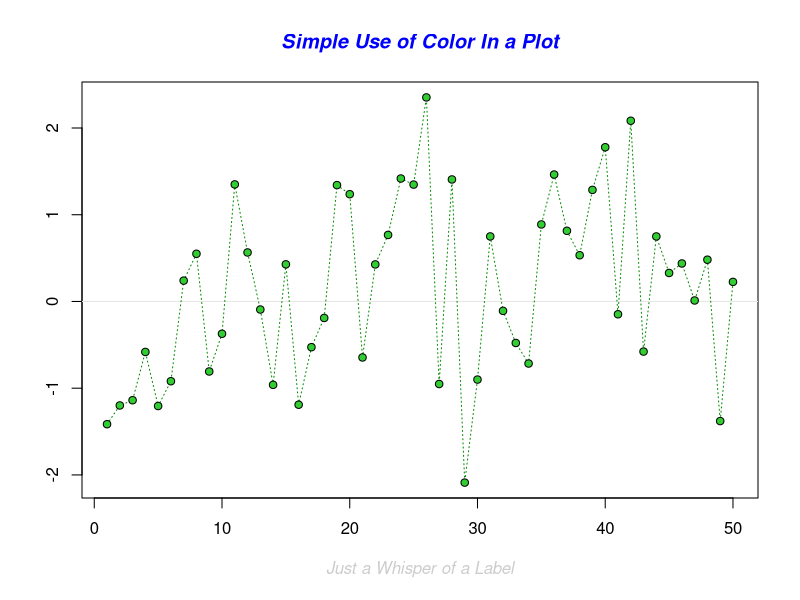
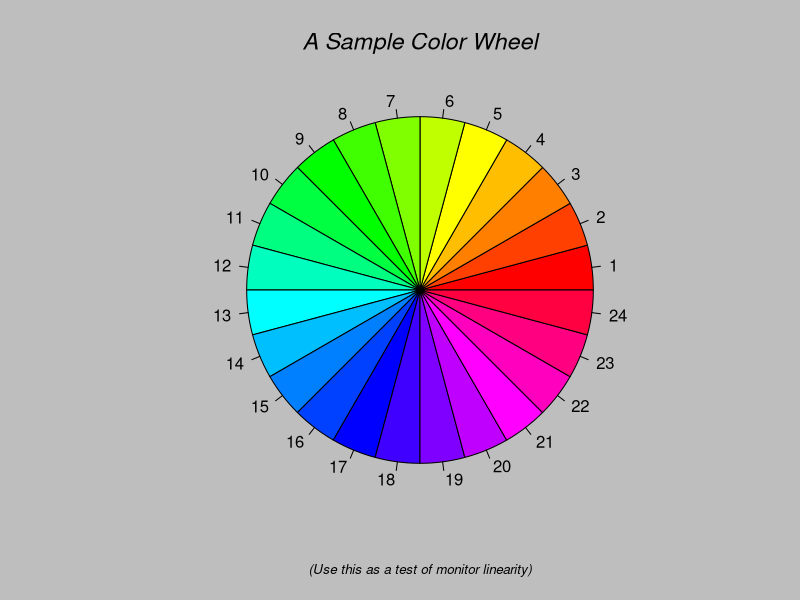
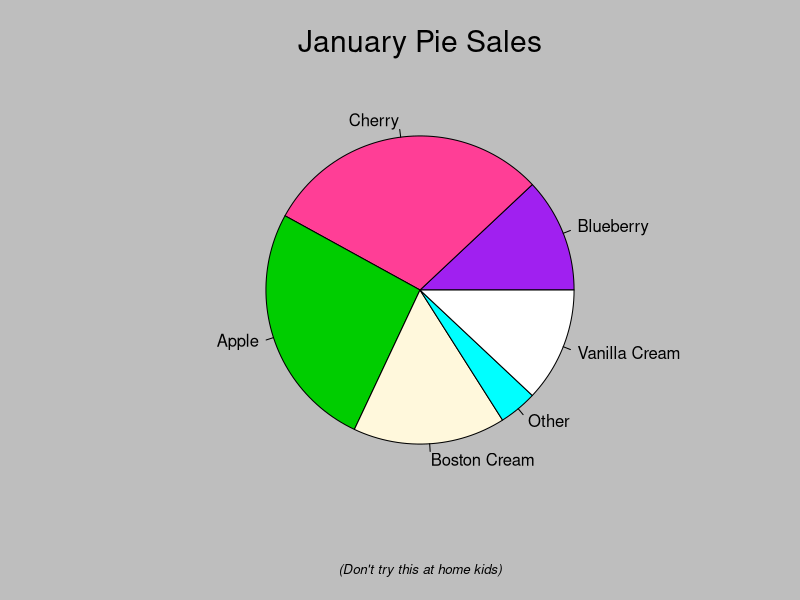
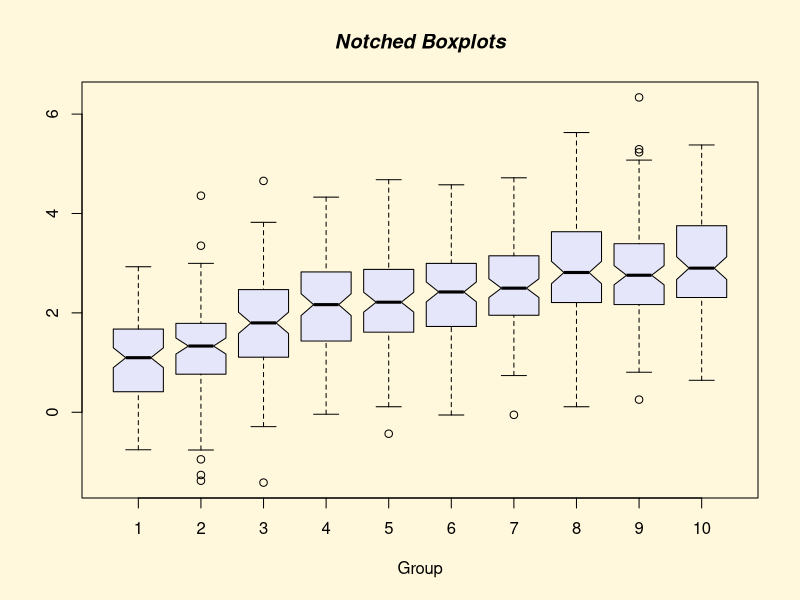
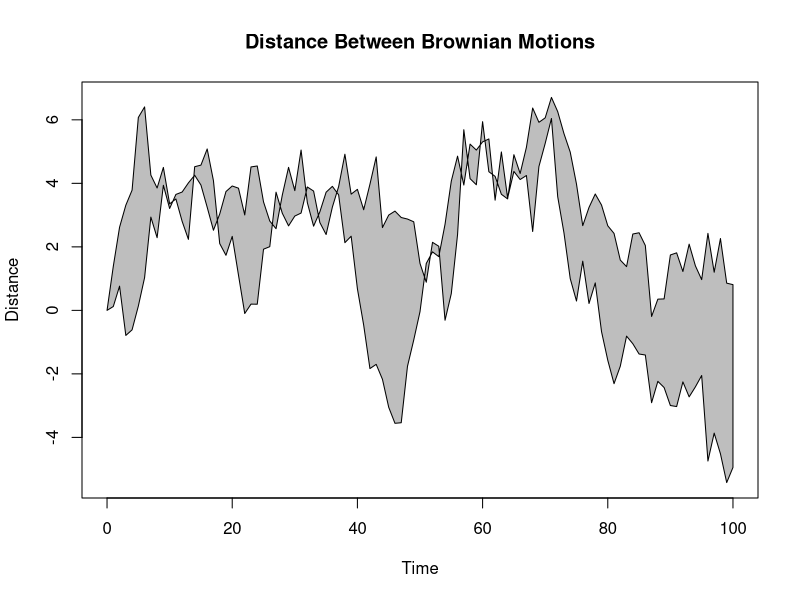
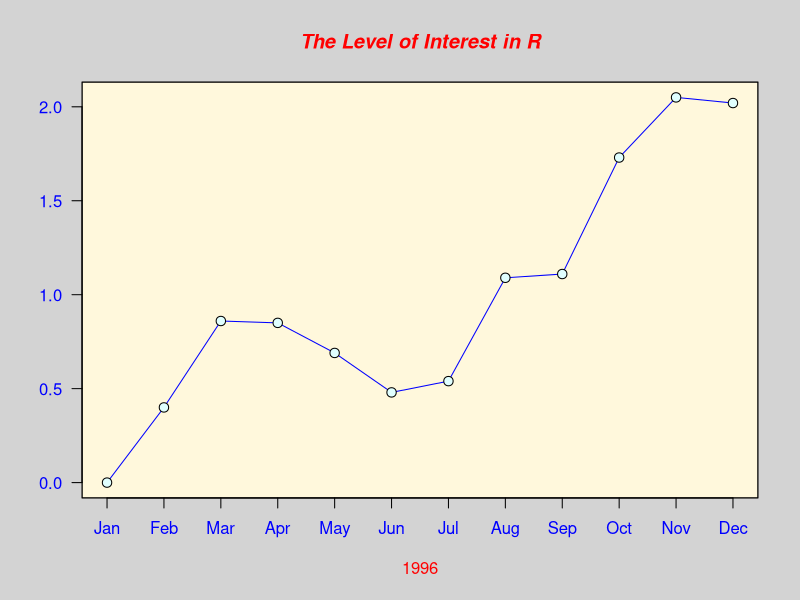
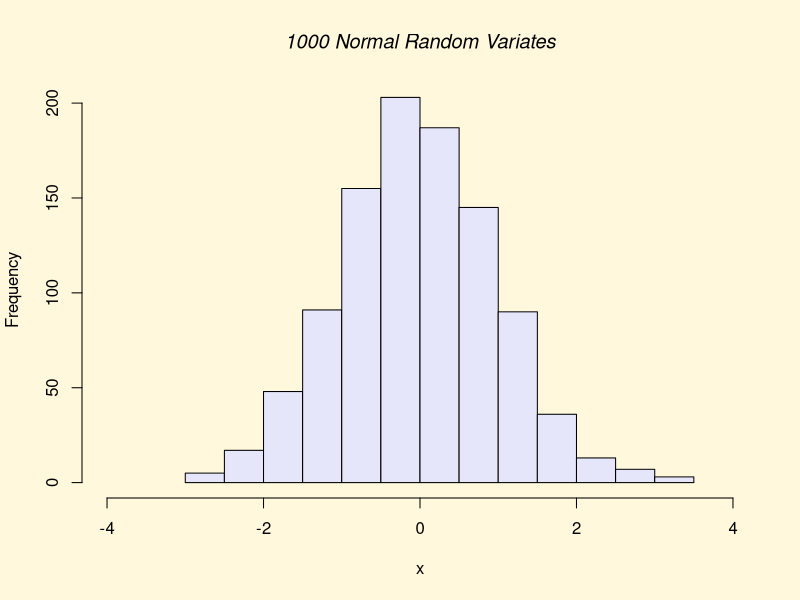
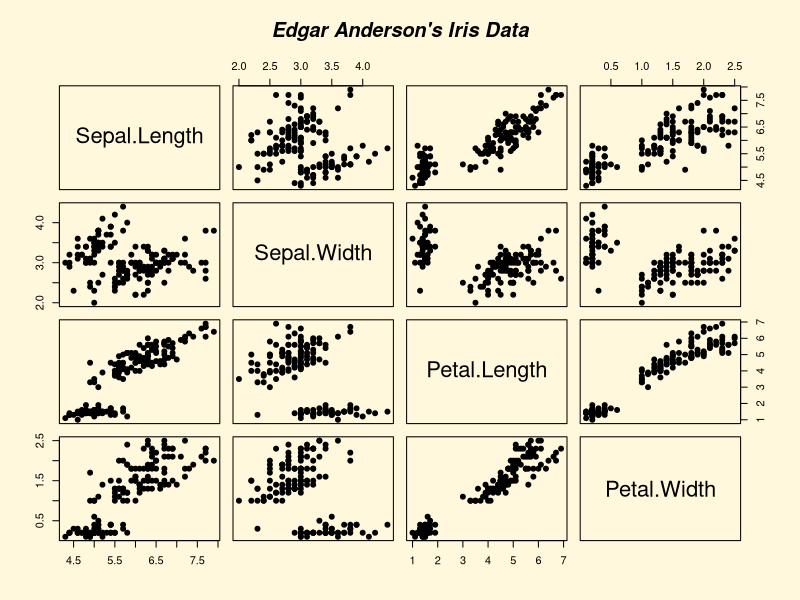

Write the R code that produced these figures, in order.
library(ggplot2)

# Base Graphics package
help(graphics)
demo(graphics, package='graphics')
plot(diamonds$color) 

colors <- table(diamonds$color)
pie(colors, labels=names(colors))
dotchart(colors)

boxplot(which="plot", diamonds$carat)
plot(diamonds$color, diamonds$carat)
plot(diamonds$carat, diamonds$color)

hist(diamonds$carat)
stripchart(diamonds$carat)

spineplot(diamonds$carat, diamonds$color)
pairs(data=diamonds, carat ~ price)

# Three examples to compare with other packages
plot(x=diamonds$cut)  # bar
plot(x=diamonds$color, y=diamonds$price) # box
plot(x=diamonds$x, y=diamonds$y, cex=.3) # scatter
